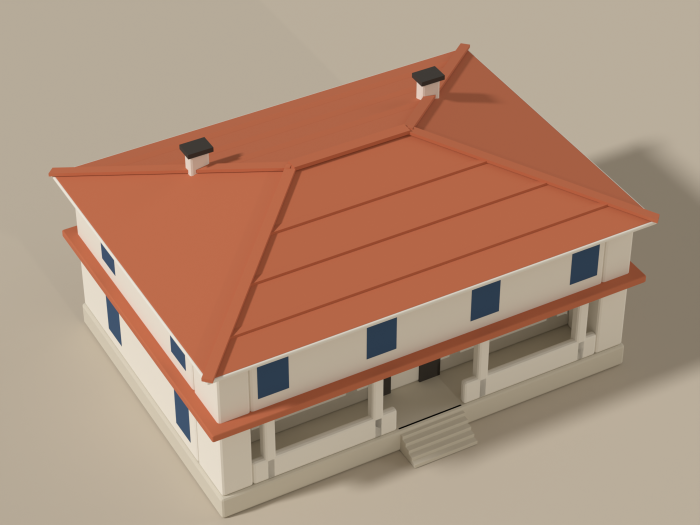
#> input picture artifacts/542-presidio-blvd/542-presidio-blvd-aerial.png, 1400 x 1050 px, given in place of 542-presidio-blvd-north.png, which was not available (shown at 1/2 size)
$ python make_contact_sheet.py
#> lines starting #> are read from the running program, lines starting #| are printed output that depends on the picture; pictures that were not available may be replaced by others from this repository, and a replacement may not be noted
"""Compose the review renders into 542-presidio-blvd-contact-sheet.png.

Row 1 is the four shared-rig elevations; row 2 is the roof, the app-camera
aerial and the night state. The night tile is not optional for this asset -
the pipeline requires the glow design to be reviewable alongside the day one.
"""

from pathlib import Path

from PIL import Image, ImageDraw, ImageFont

HERE = Path(__file__).resolve().parent
PREFIX = "542-presidio-blvd"
BG = (237, 227, 209)
INK = (58, 52, 44)
VIEWS = ["north", "east", "south", "west", "top", "aerial", "night"]
COLS = 4
PAD = 40
LABEL_H = 56
CELL_W = 460

FONT_CANDIDATES = [
    "/usr/share/fonts/truetype/dejavu/DejaVuSans-Bold.ttf",
    "/System/Library/Fonts/Supplemental/DejaVuSans-Bold.ttf",
    "/System/Library/Fonts/Supplemental/Arial Bold.ttf",
    "/System/Library/Fonts/Helvetica.ttc",
]


def load_font(size=34):
#> called with size = 34
    for path in FONT_CANDIDATES:
        if Path(path).exists():
            try:
                return ImageFont.truetype(path, size)
            except OSError:
                continue
    return ImageFont.load_default()


def load(view):
#> called with view = 'north'
    img = Image.open(HERE / f"{PREFIX}-{view}.png").convert("RGB")
    h = round(img.height * CELL_W / img.width)
#> h = 345
    return img.resize((CELL_W, h), Image.LANCZOS)
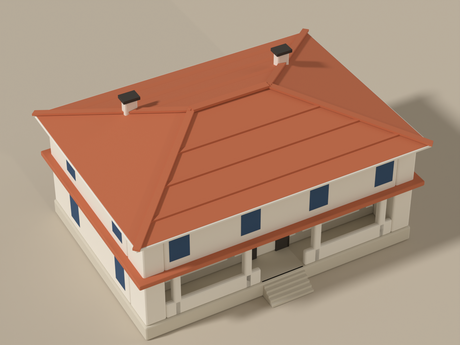
#> returned value: PIL image 460x345 RGB; mean R, G, B 174.1, 141.9, 120.4


def main():
    font = load_font()
    tiles = [load(v) for v in VIEWS]
#> call 2 of load, with view = 'east'
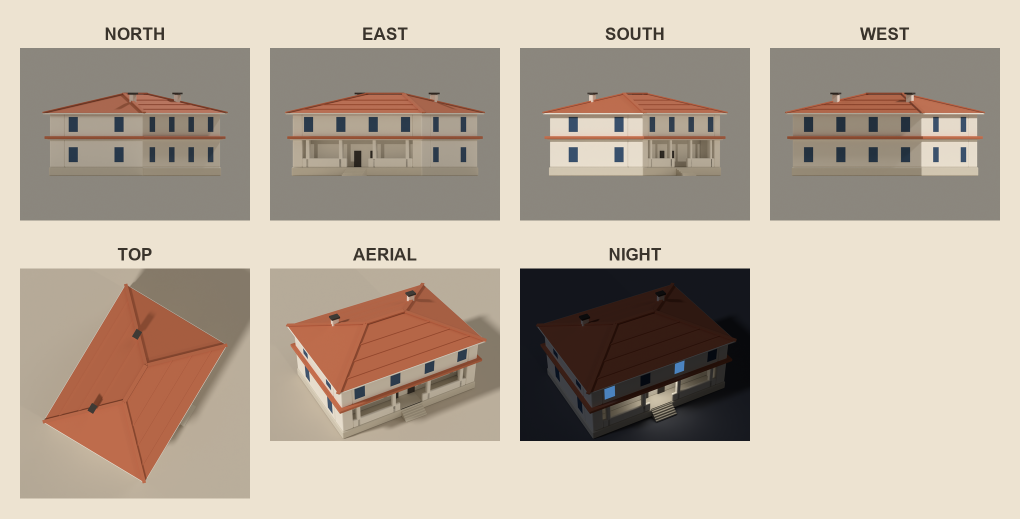
#> input picture artifacts/542-presidio-blvd/542-presidio-blvd-contact-sheet.png, 2040 x 1037 px, given in place of 542-presidio-blvd-east.png, which was not available (shown at 1/2 size)
#> in load, img is the input picture: PIL image 2040x1037 RGB; mean R, G, B 183.1, 169, 153.6
#> in load (call 2), `return img.resize((CELL_W, h), Image.LANCZOS)`:
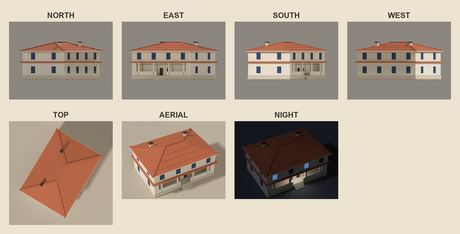
#> returned value: PIL image 460x234 RGB; mean R, G, B 183.1, 168.9, 153.6
#> call 3 of load, with view = 'south'
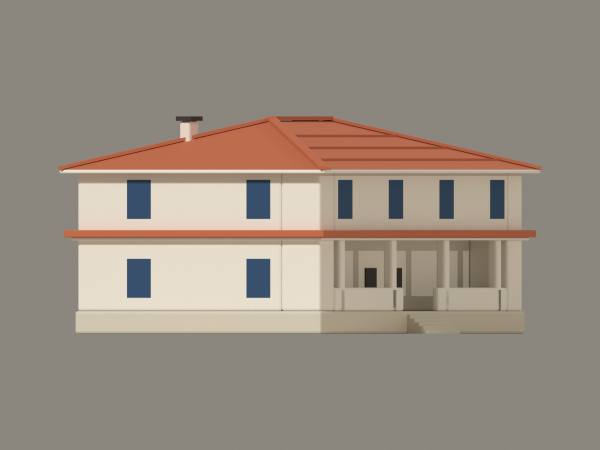
#> input picture artifacts/542-presidio-blvd/542-presidio-blvd-south.png, 1200 x 900 px (shown at 1/2 size)
#> in load (call 3), `return img.resize((CELL_W, h), Image.LANCZOS)`:
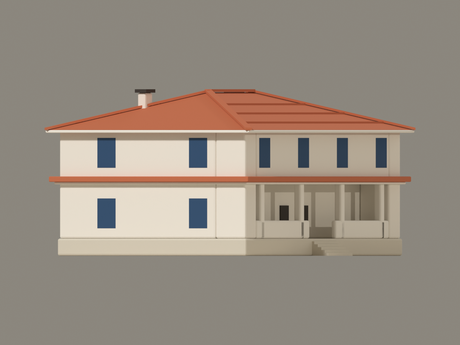
#> returned value: PIL image 460x345 RGB; mean R, G, B 152, 141.2, 129.4
    rows = [tiles[i : i + COLS] for i in range(0, len(tiles), COLS)]
    row_h = [LABEL_H + max(t.height for t in r) for r in rows]
    width = PAD + COLS * (CELL_W + PAD)
    height = PAD + sum(h + PAD for h in row_h)
    sheet = Image.new("RGB", (width, height), BG)
    draw = ImageDraw.Draw(sheet)

    y = PAD
    for ri, row in enumerate(rows):
        for ci, tile in enumerate(row):
            cx = PAD + ci * (CELL_W + PAD) + CELL_W // 2
            label = VIEWS[ri * COLS + ci].upper()
            draw.text((cx, y + LABEL_H // 2), label, font=font, fill=INK, anchor="mm")
            sheet.paste(tile, (cx - tile.width // 2, y + LABEL_H))
        y += row_h[ri] + PAD

    out = HERE / f"{PREFIX}-contact-sheet.png"
    sheet.save(out)
    print(f"[contact-sheet] {out}")


if __name__ == "__main__":
#> (the run stopped early here; a loop or call above may not have finished)
